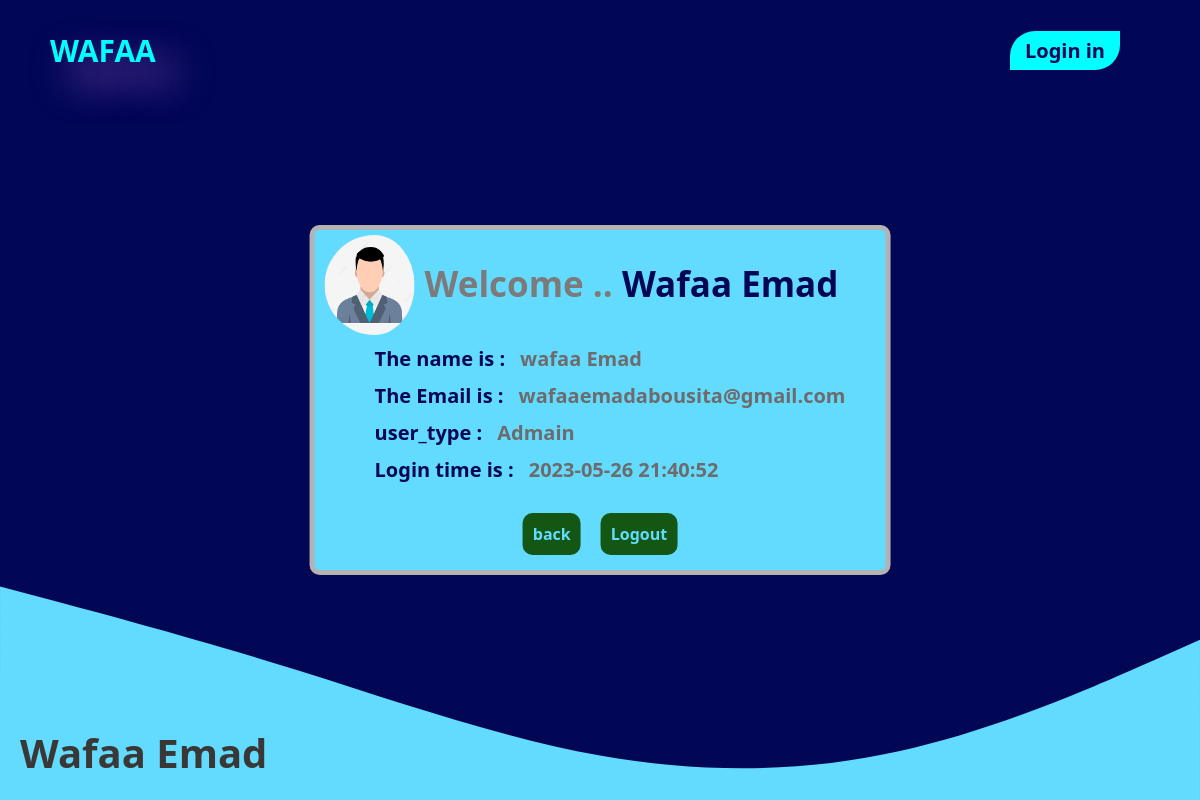
/show.php?id=1, run on the app's committed database.
### tables this page shows
CREATE TABLE `users` (
  `id` int(15) NOT NULL,
  `name` varchar(50) NOT NULL,
  `email` varchar(50) NOT NULL,
  `password` varchar(50) NOT NULL,
  `role` int(1) NOT NULL COMMENT 'ueser=2,admin=1',
  `created_at` datetime DEFAULT current_timestamp()
);

### class.php (called while the page is built, shortened)
<?php
class DB_con{
    private $con;
  function __construct(){
     $this->con = new mysqli(DB_SERVER,DB_USER,DB_PASS,DB_NAME);
     if ($this->con->connect_error){
      echo "Failed to connect to MySQL: " . $this->con->connect_error;
     }else{
      return $this->con;
      }
    }
   public function FetchRecord($id){
      $db_users = "SELECT *FROM users WHERE id='$id'";
      $res=$this->con->query($db_users);
      return $res;
    }
}
?>

### show.php (the view, shortened to what this page needs)
<?php
include_once("class.php");
 $show = new DB_con();
 if(isset($_GET['id'])&&!empty($_GET['id'])){
 $dd= $_GET['id'];
 $sql=$show->FetchRecord($dd);
 if($sql->num_rows>0){
  $row=$sql->fetch_assoc();
  $n =$row["name"];
  $e =$row["email"];
  $r =$row["role"];
  $time =$row["created_at"];
  if($r==1){
    $role="Admain";
  }else{
    $role="Ueser";
  }
 }
}
  ?>
<!DOCTYPE html>
<html lang="en">
<head>
    <link rel="stylesheet" href="./style/w.css">
</head>
<body>
<header>
<h class="logo"> wafaa  </h>
    <ul>
      <li><a href="login.php" class="home">Login in</a></li>
    </ul>
  </header>
  <img class="wave" src="./img/w.svg">
   <div class="contener">
      <div class="card-header">
      <img  class="img_user" src="./img/img2.jpg">
           <h3> Welcome ..  <span><?php echo ucfirst( $_SESSION["user_name"] ); ?></span></h3>
      </div>
      <div class="view">
        <h4> The name is : </h4>
        <p> <?php echo $n ; ?></p>
      </div>
      <div class="view">
        <h4> The Email is : </h4>
        <p> <?php echo  $e ; ?></p>
      </div>
      <div class="view">
        <h4> user_type : </h4>
        <p> <?php echo  $role ; ?></p>
      </div>
      <div class="view">
        <h4> Login time is : </h4>
        <p> <?php echo  $time; ?></p>
      </div>
     <div class="button_user">
     <a class='w1' href='page_admin.php'> back</a>
     <a class='w1' href='logout.php'> Logout</a>
     </div>
   </div>
   <div>
<footer > Wafaa Emad</footer>
</div>
</body>
</html>

### style/w.css (style rules this page uses)
* { margin: 0; padding: 0px; box-sizing: border-box; }
body { height: 100%; font-family: system-ui; background-color: #010655; min-height: 100%; display: flex; flex-direction: column; }
.wave { position: fixed; bottom: 0; left: 0; width: 100%; }
h3 { font-weight: bold; color: #7c7a7a; font-size: 35px; }
h4 { font-weight: bold; color: #7c7a7a; font-size: 30px; padding-left: 20px; }
header { display: flex; justify-content: space-between; align-items: center; margin: 20px; position: relative; padding: 10px 20px 10px 30px; }
header .logo { font-size:30px ; color: aqua; font-weight: bold; text-transform: uppercase; text-shadow: 20px 20px 40px #b56fd6; }
header ul { display: flex; justify-content: center; align-items: center; list-style: none; font-size: 20px; }
header ul li { margin-right: 30px; }
header ul li a { padding: 6px 15px ; }
header ul li a:hover,.home { background-color:aqua; color: #010655; font-size: 20px; border-radius: 25px 0 25px 0; }
a { color: #63DBFF; text-decoration: none; font-weight: bold; margin: 10px; }
footer { bottom: 0px ; left: 0; color: rgb(58, 55, 55); font-weight: bold; margin-top: 300px; font-size: 40px; position: fixed; padding: 20px; }
.w1 { background-color: rgb(20, 87, 20); padding: 10px; border-radius: 10px; }
.contener { position:absolute; top:50%; left:50% ; transform: translate(-50%,-50%); height: 350px; border: 5px solid #b3b3b3; border-radius: 10px; transition: 0.5s ease; padding: 30px; background-color: #63DBFF; }
.img_user { width: 100px; height: 100px; margin-top: -25px; border-radius: 50%; margin-left: -20px; padding-right: 10px; }
.card-header { display: flex; }
.view { display: flex; margin: 10px; padding: 0Px; }
.view h4 { padding-right: 15px; color: #010655; font-weight: bold; font-size: 20px; }
.view p { color: #6d6b6b; font-weight: bold; font-size: 20px; }
.button_user { display: flex; justify-content: center; margin-top: 20px; }
span { color: #010655; }

### data on the page
users: name "wafaa Emad", email "wafaaemadabousita@gmail.com", role "Admain", created_at "2023-05-26 21:40:52"

### other printed values
$_SESSION["user_name"] "Wafaa Emad"
